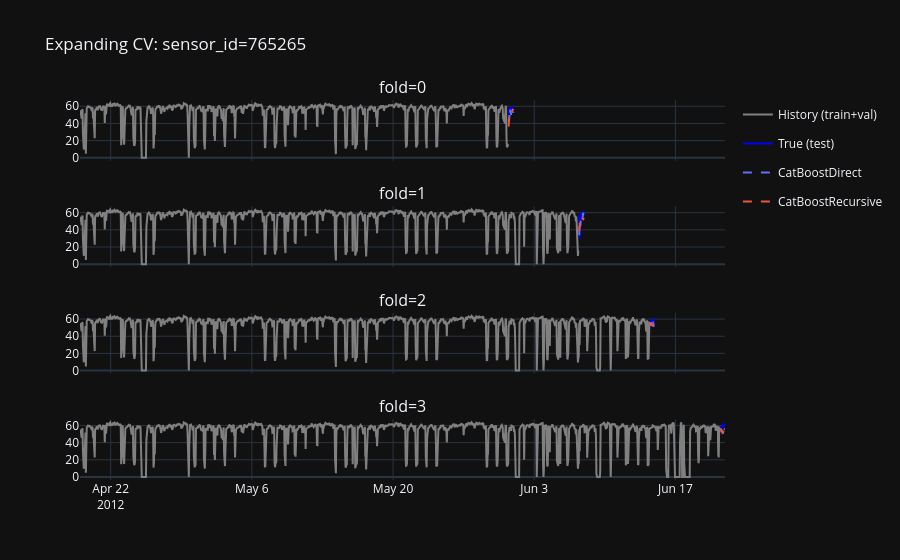

The cell this chart's notebook holds for it:
### Code cell
plot_results_expanding_cv(df30, ml_results_df30, num_samples_to_plot=1)
